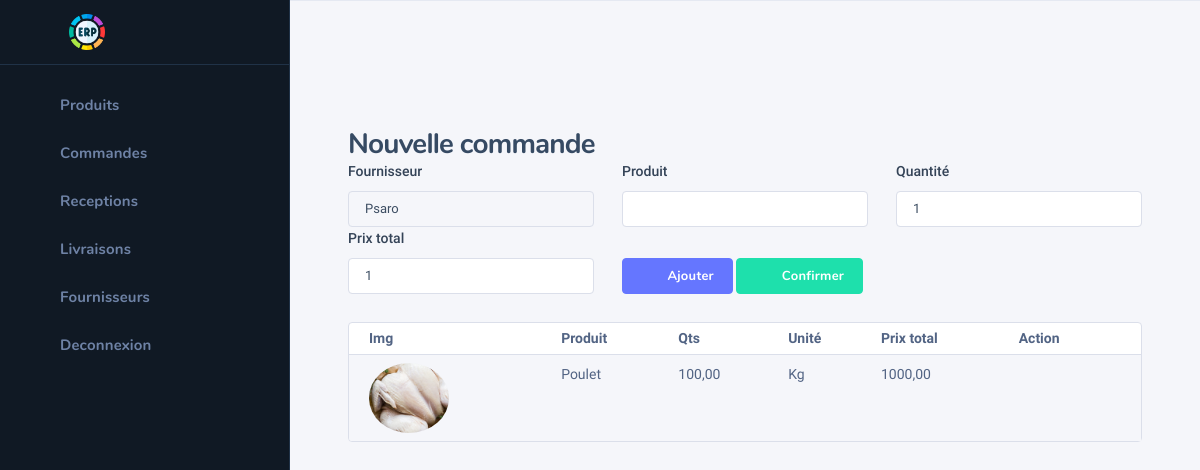
The app's page /add-cmd-appro/45d09f3b5e (signed in) with its own data.
### appro/models.py (models this page shows, shortened)
class OrderCmd(models.Model):
    ref = models.CharField(max_length=10, default=generate_unique_uid())
    supplier = models.ForeignKey(Supplier, on_delete=models.CASCADE, null=True)
    date = models.DateField(auto_now_add=True)
    heure = models.TimeField(auto_now_add=True, null=True)
    shipped = models.BooleanField(default=False)

class Supplier(models.Model):
    name = models.CharField(max_length=255)
    mail = models.EmailField(null=True)
    phone = models.CharField(max_length=13, null=True)
    adress = models.TextField()

class LineCmd(models.Model):
    order = models.ForeignKey(OrderCmd, on_delete=models.CASCADE, null=True)
    product = models.ForeignKey(Product, on_delete=models.CASCADE)
    qts = models.DecimalField(default=0, max_digits=10, decimal_places=2)
    total_price = models.DecimalField(default=0, max_digits=10, decimal_places=2)
    date = models.DateField(auto_now_add=True)

class Product(models.Model):
    img = models.ImageField(upload_to="products-images", null=True, blank=True)
    name = models.CharField(max_length=255)
    price = models.DecimalField(default=0, max_digits=10, decimal_places=2)
    type_product = models.CharField(choices=product_types, max_length=255)
    qts = models.DecimalField(default=0, max_digits=10, decimal_places=2)
    unit = models.CharField(choices=units, max_length=10, default="Kg")

### auth_user/decorators.py (the view)
        def wrapper_func(request, *args, **kwargs):
            groups = None
            check = False
            if request.user.groups.exists():
                groups = request.user.groups.all()
            for group in groups:
                if group.name in allowed_roles:
                    check = True
            if check is True:
                return view_func(request, *args, **kwargs)
            elif check is False:
                return HttpResponse("Permission non accordée !")
            return wrapper_func(request, *args, **kwargs)

### appro/views.py (called while the page is built, shortened)
@login_required(login_url='login')
@allowed_users(allowed_roles=['Approvisionnement'])
def AddCmd(request, ref):
    products = Product.objects.all()
    order, created = OrderCmd.objects.get_or_create(ref=ref)
    lines = LineCmd.objects.filter(order=order)
    suppliers = Supplier.objects.all()
    return render(request, 'appro/add-cmd-prod.html',
                  context={'orders': lines, 'produits': products, 'order': order, 'suppliers': suppliers})

### templates/appro/add-cmd-prod.html (shortened to what this page needs)
{% extends 'appro/base-appro.html' %}
{% block content %}
    {% include 'appro/sidebar-appro.html' %}
    <div class="nk-wrap">
        <div class="nk-content">
            <div class="nk-content ">
                <div class="container-fluid">
                    <div class="nk-content-inner">
                        <div class="nk-content-body">
                            <div class="nk-block-head nk-block-head-sm">
                                <div class="nk-block-between">
                                    <div class="nk-block-head-content">
                                        <h3 class="nk-block-title page-title">Nouvelle commande</h3>
                                    </div>
                                </div>
                                <div class="nk-block-content row gy-4">
                                    <form method="post">
                                        <div class="row">
                                            <div class="col-lg-4 col-sm-6">
                                                <div class="form-group">
                                                    <label class="form-label" for="product-title">Fournisseur</label>
                                                    <div class="form-control-wrap">
                                                        {% if order.supplier %}
                                                        <input type="text" value="{{ order.supplier.name }}"
                                                               name="supplier" class="form-control" id="product-title"
                                                               readonly>
                                                        {% else %}
                                                            <input autocomplete="off" type="text" list="suppliers"
                                                               name="supplier" class="form-control" id="product-title"
                                                               required>
                                                        {% endif %}
                                                    </div>
                                                </div>
                                            </div>
                                            <div class="col-lg-4 col-sm-6">
                                                <div class="form-group">
                                                    <label class="form-label" for="product-title">Produit</label>
                                                    <div class="form-control-wrap">
                                                        <input autocomplete="off" type="text" list="produits"
                                                               name="name" class="form-control" id="product-title"
                                                               required>
                                                    </div>
                                                </div>
                                            </div>
                                            <div class="col-lg-4 col-sm-6">
                                                <div class="form-group">
                                                    <label class="form-label" for="regular-price">Quantité</label>
                                                    <div class="form-control-wrap">
                                                        <input type="number" name="qts" value="1" min="1"
                                                               class="form-control" id="regular-price" required>
                                                    </div>
                                                </div>
                                            </div>
                                            <div class="col-lg-4 col-sm-6">
                                                <div class="form-group">
                                                    <label class="form-label" for="regular-price">Prix total</label>
                                                    <div class="form-control-wrap">
                                                        <input type="number" name="total-price" value="1" min="1"
                                                               class="form-control" id="regular-price" required>
                                                    </div>
                                                </div>
                                            </div>
                                            <div class="col-lg-4 col-sm-6">
                                                <div class="form-group">
                                                    <button type="submit" id="submit-btn" class="btn btn-primary"
                                                            style="margin-top: 31px"><em
                                                            class="icon ni ni-plus"></em><span>Ajouter</span></button>
                                                    <a href="{% url 'cmd-appro' %}"
                                                       class="btn btn-success d-none d-md-inline-flex"
                                                       style="margin-top: 31px"><em
                                                            class="icon ni ni-check"></em><span>Confirmer</span></a>
                                                </div>
                                            </div>
                                        </div>
                                    </form>
                                </div>
                            </div>
                            <div class="nk-block">
                                <div class="card card-bordered">
                                    <div class="card-inner-group">
                                        <div class="card-inner p-0">
                                            <table class="datatable-init-export nowrap table table-striped" data-export-title="Export">
                                                <thead>
                                                        <tr>
                                                            <th>Img</th>
                                                            <th>Produit</th>
                                                            <th>Qts</th>
                                                            <th>Unité</th>
                                                            <th>Prix total</th>
                                                            <th>Action</th>
                                                        </tr>
                                                    </thead>
                                                    <tbody>
                                                        {% for order in orders %}
                                                            <tr>
                                                            <td>
                                                        <img src="
                                                                {% if order.product.img %}{{ order.product.img.url }}{% endif %}"
                                                             alt="" class="thumb round-xl rounded-circle" style="height: 70px;width: 80px;object-fit: cover">
                                                        </td>
                                                                <td>{{ order.product.name }}</td>
                                                                <td>{{ order.qts }}</td>
                                                                <td>{{ order.product.unit }}</td>
                                                                <td>{{ order.total_price }}</td>
                                                                <td class="center">
                                                            <ul class="nk-tb-actions gx-1 my-n1">
                                                            <li class="me-n1">
                                                                <div class="dropdown">
                                                                    <a href="#"
                                                                       class="dropdown-toggle btn btn-icon btn-trigger"
                                                                       data-bs-toggle="dropdown"><em
                                                                            class="icon ni ni-more-h"></em></a>
                                                                </div>
                                                            </li>
                                                        </ul>
                                                        </td>
                                                            </tr>
                                                        {% endfor %}
                                                    </tbody>
                                            </table>
                                        </div>
                                    </div>
                                </div>
                            </div>
                        </div>
                    </div>
                </div>
            </div>
        </div>
    </div>
{% endblock %}

### records on screen
OrderCmd: supplier "Psaro"
LineCmd: product.img (picture), product.name "Poulet", qts "100,00", product.unit "Kg", total_price "1000,00"
